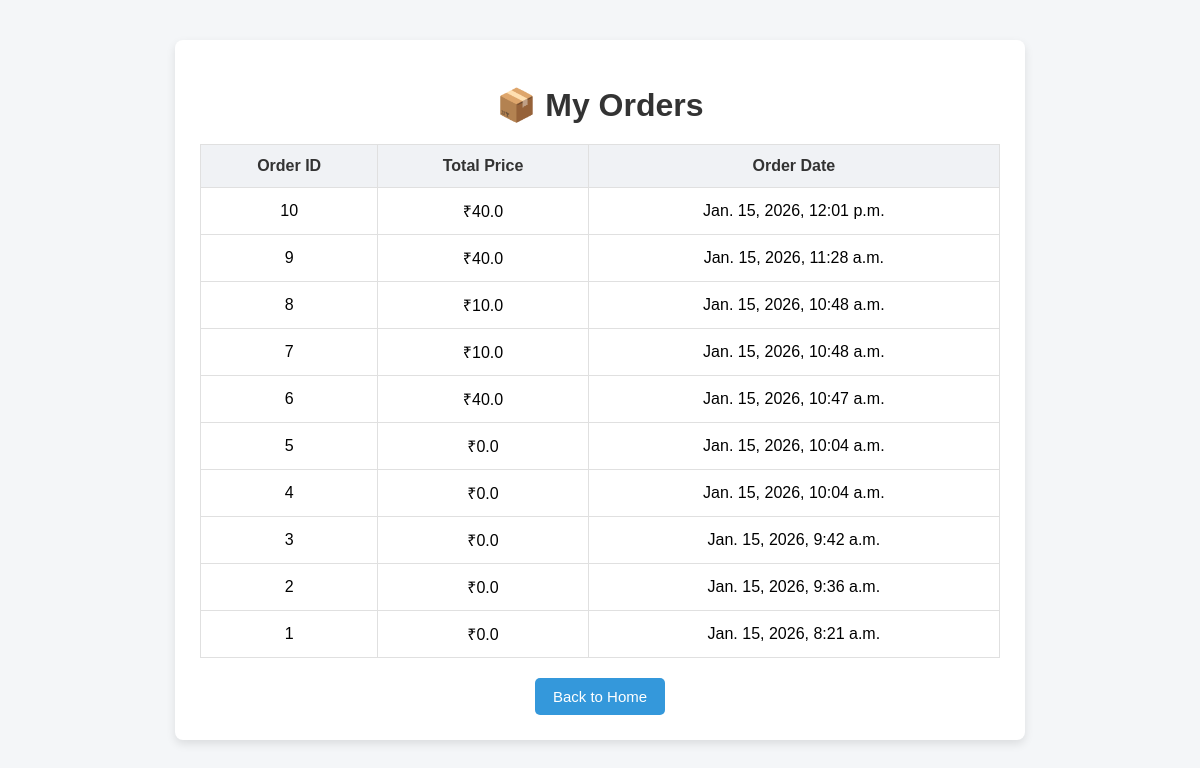
Page /orders/ (signed in) on the committed database.
### store/models.py (models this page shows, shortened)
class Order(models.Model):
    user=models.ForeignKey(User, on_delete=models.CASCADE)
    total_price=models.FloatField()
    created_at=models.DateTimeField(auto_now_add=True)
    payment_id=models.CharField(max_length=200, null=True, blank=True)
    paid=models.BooleanField(default=False)

### store/views.py (the view)
# urls.py: path('orders/', views.order_history, name='order_history'),
def order_history(request):
    orders=Order.objects.filter(user=request.user).order_by('-created_at')
    return render(request,'store/order_history.html',{'orders':orders})

### store/templates/store/order_history.html (shortened to what this page needs)
<!DOCTYPE html>
<html lang="en">
<head>
</head>
<body>
<div class="container">
    <h1>📦 My Orders</h1>
    {% if orders %}
        <table>
            <tr>
                <th>Order ID</th>
                <th>Total Price</th>
                <th>Order Date</th>
            </tr>
            {% for order in orders %}
            <tr>
                <td>{{ order.id }}</td>
                <td>₹{{ order.total_price }}</td>
                <td>{{ order.created_at }}</td>
            </tr>
            {% endfor %}
        </table>
    {% else %}
        <p class="empty">No orders found.</p>
    {% endif %}
    <div class="back-btn">
        <a href="{% url 'home' %}">
            <button>Back to Home</button>
        </a>
    </div>
</div>
</body>
</html>

### store/templates/store/order_history.html (style rules this page uses)
body { font-family: Arial, sans-serif; background-color: #f4f6f8; margin: 0; padding: 0; }
.container { max-width: 800px; margin: 40px auto; background: #ffffff; padding: 25px; border-radius: 8px; box-shadow: 0 4px 10px rgba(0,0,0,0.1); }
h1 { margin-bottom: 20px; color: #333; text-align: center; }
table { width: 100%; border-collapse: collapse; margin-bottom: 20px; }
th, td { padding: 12px; text-align: center; border: 1px solid #e0e0e0; }
th { background-color: #f0f2f5; color: #333; }
.back-btn { text-align: center; }
button { padding: 10px 18px; font-size: 15px; border: none; border-radius: 5px; background-color: #3498db; color: white; cursor: pointer; }

### rows in the picture
Order: id "10", total_price "40.0", created_at "Jan. 15, 2026, 12:01 p.m."
Order: id "9", total_price "40.0", created_at "Jan. 15, 2026, 11:28 a.m."
Order: id "8", total_price "10.0", created_at "Jan. 15, 2026, 10:48 a.m."
Order: id "7", total_price "10.0", created_at "Jan. 15, 2026, 10:48 a.m."
Order: id "6", total_price "40.0", created_at "Jan. 15, 2026, 10:47 a.m."
Order: id "5", total_price "0.0", created_at "Jan. 15, 2026, 10:04 a.m."
Order: id "4", total_price "0.0", created_at "Jan. 15, 2026, 10:04 a.m."
Order: id "3", total_price "0.0", created_at "Jan. 15, 2026, 9:42 a.m."
Order: id "2", total_price "0.0", created_at "Jan. 15, 2026, 9:36 a.m."
Order: id "1", total_price "0.0", created_at "Jan. 15, 2026, 8:21 a.m."
